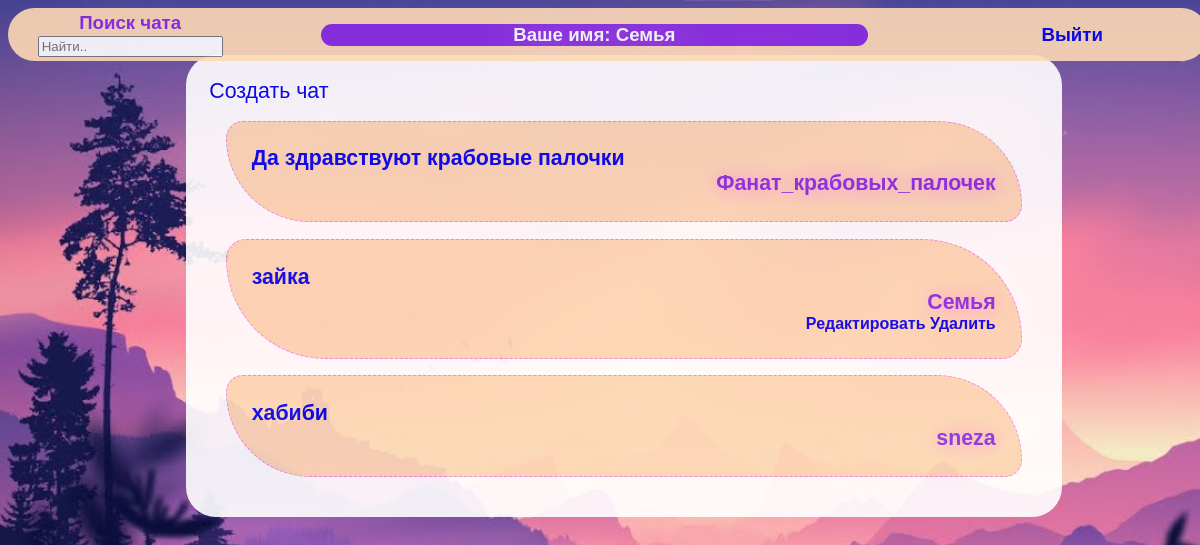
The app's page /chat-list/ (signed in) with its own data.
### chat/models.py (models this page shows, shortened)
class Chat(models.Model):
    author = models.ForeignKey(User, on_delete=models.SET_NULL, null=True, blank=True)
    name = models.CharField(max_length=200)
    text = models.TextField(null=True, blank=True)
    date = models.DateTimeField(auto_now=True)
    class Meta:
        ordering = ['-date']

### chat/views.py (the view)
# urls.py: path("chat-list/", views.index, name = 'index'),
@login_required(login_url='log-in')
def index(request):
    find = request.GET.get('find') if request.GET.get('find') != None else '' ###########
    chats = Chat.objects.filter(name__icontains=find)
    context = {'chats':chats,
               'find':find}
    return render(request, 'chat/index.html', context)

### chat/templates/chat/index.html (shortened to what this page needs)
{% extends 'base.html' %}
{% load static %}
{% block content %}
  <div class="menu">
    <a href="{% url 'create-chat' %}">Создать чат</a>
    {% for chat in chats %}
      <div class="menu-elements">
          <div>
              <a href="{% url 'chat' chat.id %}"> {{chat.name}}</a>
          </div>
          <div class="name-author-chat">{{chat.author.username}}</div>
      {% if request.user == chat.author %}
          <div class="create-delete">
          <a href="{% url 'chat-up' chat.id %}">Редактировать</a>
          <a href="{% url 'delete-chat' chat.id %}">Удалить</a>
          </div>
      {% endif %}
      </div>
    {% endfor %}
  </div>
{% endblock content %}

### chat/templates/base.html (shortened to what this page needs)
<!DOCTYPE html>
{% load static %}
<html lang="ru">
<head>
    <link rel="stylesheet" type="text/css" href="{% static 'chat.css' %}">
</head>
<body>
     {% if request.user.is_authenticated %}
     <table class="nav">
         <tr>
             <td class="find">
                 <form method="GET" action="{% url 'index' %}">
                     <label>Поиск чата</label>
                     <input type="text" name="find" placeholder="Найти..">
                 </form>
            </td>
             <td>
                 <p class="user-name"> Ваше имя: {{request.user}}</p>
             </td>
             <td>
                 <div class="exit">
                     <a href="{% url 'log-out' %}"> Выйти </a>
                 </div>
            </td>
        </tr>
    </table>
     {% endif %}
    {% block content %}
    {% endblock content%}
</body>
</html>

### static/chat.css (style rules this page uses)
body { background-image: url(image/fon-chat.jpg); background-repeat: no-repeat; background-attachment: fixed; background-size: cover; text-shadow: 5px 5px 50px white; font-size: 16pt; font-family:Century Gothic,Verdana, Geneva, Tahoma, sans-serif; transition: .5s ease-in-out; }
.menu,.chat,.create-form,.del-message,.delete-chat,.log-user,.reg-user { display:inline-block; align-items: center; justify-content: center; width:70%; margin-left:15%; margin-top: 4%; background-color:white; opacity: 0.9; filter: alpha(opacity = 90); padding:2%; border-radius: 30px; font-weight:500; }
.menu-elements { text-shadow: 1px 1px 20px violet; font-weight:700; align-items: center; justify-content: center; border: 1px dashed violet; border-radius: 30px 150px 30px 150px; background-color:#FDD9B5; padding: 3%; margin: 2%; }
.name-author-chat, .name-reg,.name-log { text-align:right; color:blueviolet; }
.create-delete { text-align: right; color:blueviolet; font-size: 12pt; }
.exit { font-size: 14pt; margin: 1%; padding: 1%; }
.nav { position: fixed; background-color: #FDD9B5; border-radius: 30px; color: blueviolet; text-align:center; font-weight: 900; width: 100%; z-index:999; padding: 0.1%; margin: 0; opacity: 0.9; min-height:1.5%; font-size: 14pt; }
a:link, a:visited, a:active, a { text-decoration: none; transition-duration: 0.5s; text-shadow: 1px 1px 500px white; }
.find { width:20%; }
.user-name { background-color: blueviolet; color:white; border-radius:150px; margin: 0 10%; }

### records on screen
Chat: name "Да здравствуют крабовые палочки", author.username "Фанат_крабовых_палочек"
Chat: name "зайка", author.username "Семья", shows "Редактировать"
Chat: name "хабиби", author.username "sneza"

### other values on screen
{{ request.user }} "Семья"
